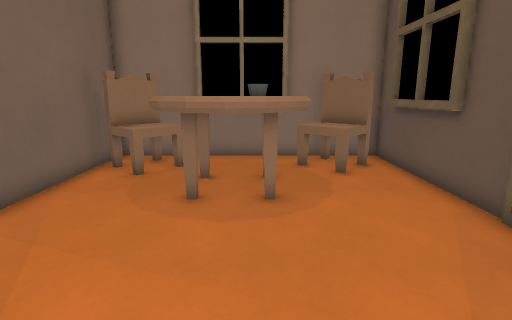
[1] (above)

13 first-person views from a walk through a 3-D level made in the Godot game engine. The camera is 1.3 m above the floor, tilts 12° down and sees 80° across. The floor is counted in squares, 0.5 m on a side. Each view is taken from the middle of a square. On the plan, view 1 faces up. The plan holds only what a view shows up to about 20 squares ahead; the rest is blank. The place goes on beyond the plan. Some surface patterns are stand-ins.

[2]
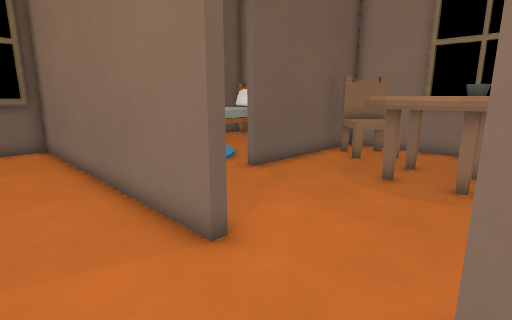

[3]
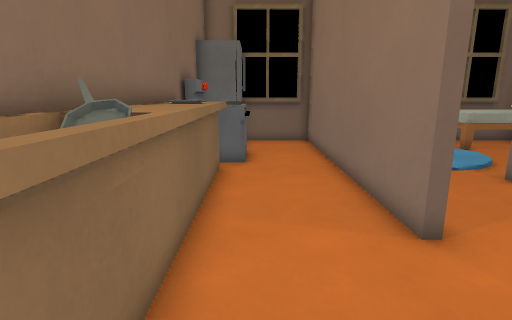

[4]
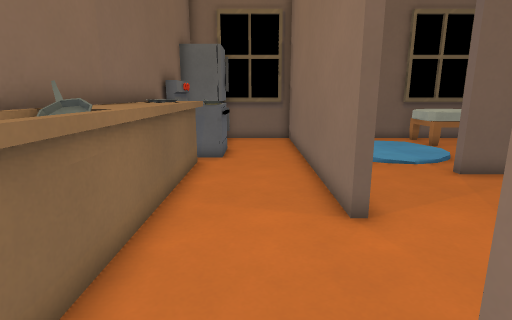

[5]
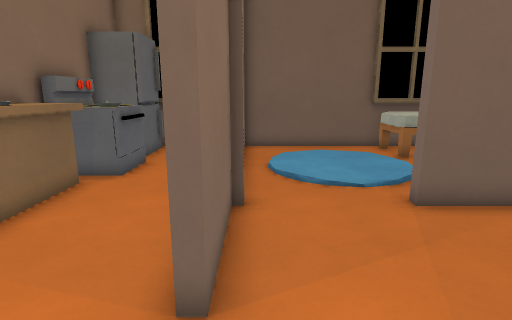

[6]
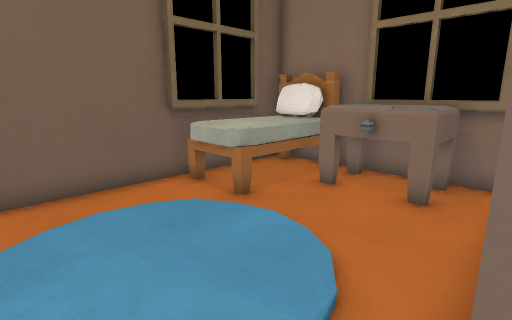

[7]
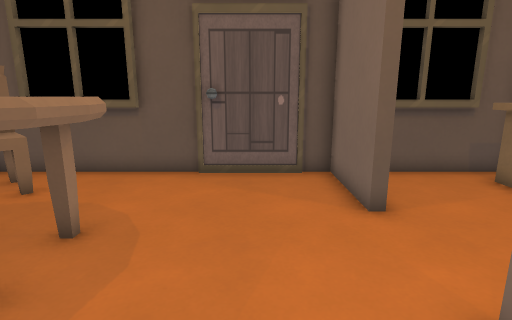

[8]
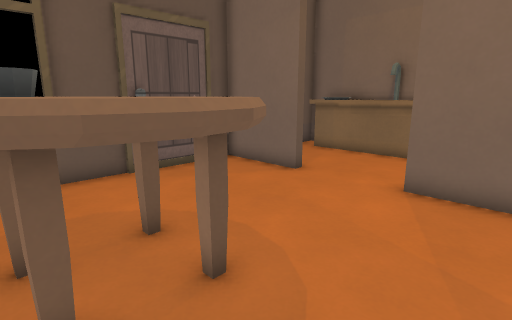

[9]
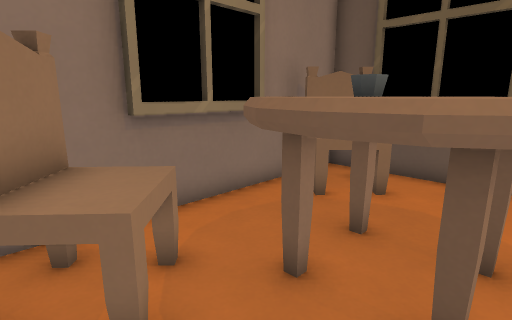

[10]
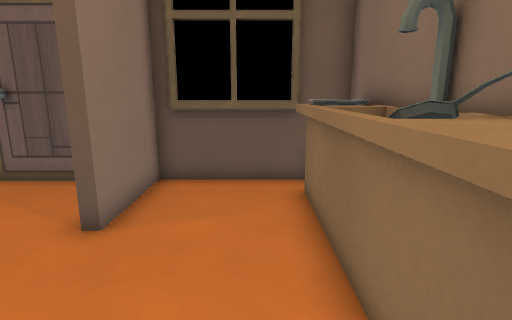

[11]
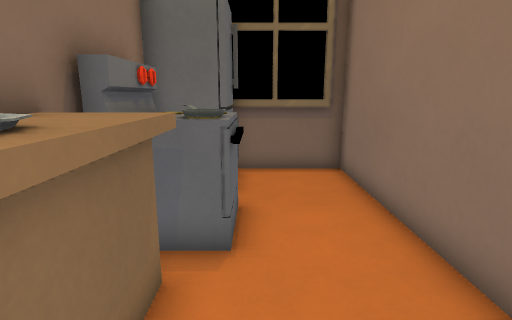

[12]
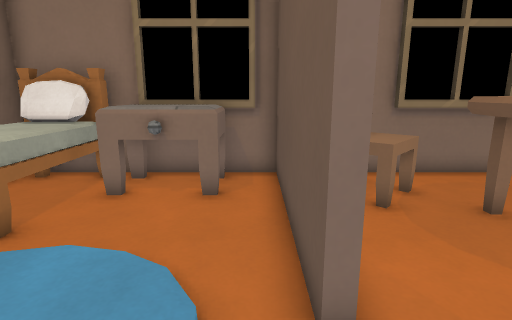

[13]
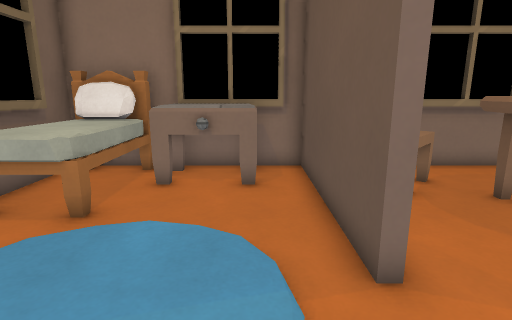

### Floor plan
Key: @ floor where view 1 was taken; # wall or solid block; . floor; = window, fence, low wall or low ledge; ^ raised ledge.
Columns run from 15 left of view 1 to 5 right of it. Each row starts with its distance up from view 1.
 13   ############  #####
 12 ####^^^^.###=    ^###
 11 #^^^^^^^.##^^    ^^##
 10 #^^^.=...#.^#^^^^=^.#
  9 #^^^.....#..^^^^^ ..#
  8 #^^^.....#..^^^^^...#
  7 #........#...^^^^...#
  6 #........#....##....#
  5 #...................#
  4 #...................#
  3 #...................#
  2 #...................#
  1 #############....####
  0 ##.............@....#
 -1  #..................#
 -2  #...^#.............#
 -3  ###^^#^^^^^^^^^^^^^#
 -4    #^^^^^^^^^^^^ ^^^#
 -5    #####^#^^^^^^^^###

Where each view was taken, in squares from view 1:
view 1: 0 up, 0 right, facing up
view 2: 2 down, 2 right, facing up-left
view 3: 2 down, 3 right, facing left
view 4: 1 down, 4 right, facing left
view 5: 2 up, 1 right, facing left
view 6: 3 up, 6 left, facing up-left
view 7: 4 up, 5 left, facing right
view 8: 10 up, 5 left, facing down-right
view 9: 7 up, 5 left, facing up-right
view 10: 2 down, 4 left, facing right
view 11: 2 down, 4 left, facing left
view 12: 3 up, 7 left, facing up
view 13: 2 up, 8 left, facing up
